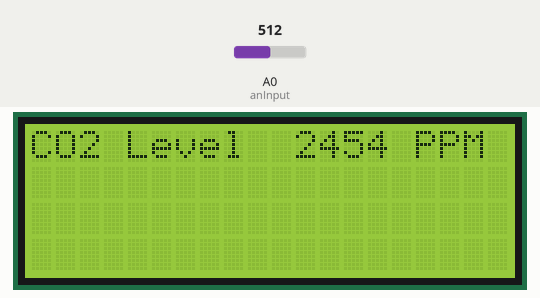
Bench run of a sketch on a simulated Arduino Uno, built with avr-gcc and run on an emulated ATmega328P. Shown: 20×4 character LCD. The test bench sets the inputs (shaded band); at power-on: A0 (anInput) = 512. What the sketch prints to the serial monitor is not drawn.

Above: at 2.6 s.
2.7 s: A0 (anInput) set to 716
At 5.1 s:
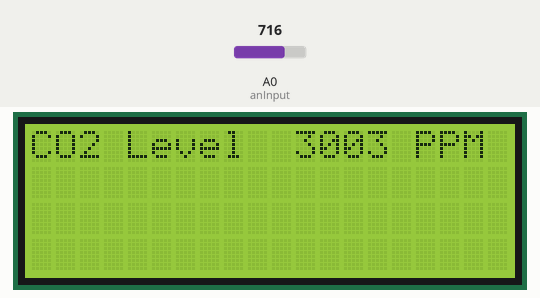
5.5 s: A0 (anInput) set to 202
At 6.8 s:
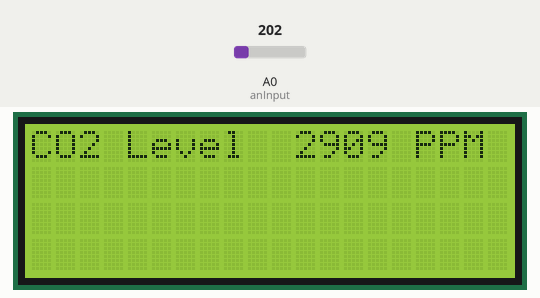
8.5 s: A0 (anInput) set to 179
At 11.3 s:
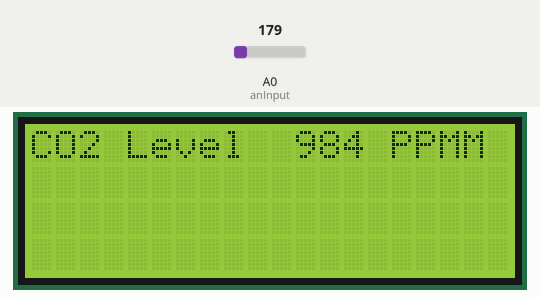
Timing chart, 0 to 12.8 s (numbered marks = the images above; inputs shaded):
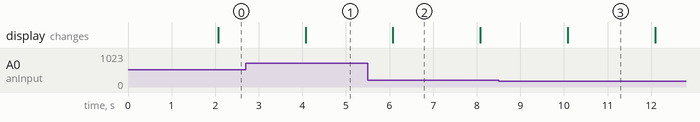

The sketch:

co2ppm_meter.ino
```cpp
#include <MQ135.h>

#include <OakOLED.h>

#include <Adafruit_SSD1306.h>

#include <Wire.h>

#include <SPI.h>

/*
 * Carbon Dioxide Parts Per Million Meter
 * CO2PPM
 *
 * learnelectronics
 * 26 MAR 2017
 *
 * www.youtube.com/c/learnelectronics
 * arduino0169@gmail.com
 */

/*
 * Atmospheric CO2 Level..............400ppm
 * Average indoor co2.............350-450ppm
 * Maxiumum acceptable co2...........1200ppm
 * Dangerous co2 levels.............>2000ppm
 */


//---------------------------------------------------------------------------------------------------------------
//                                                  LIBRARIES
//---------------------------------------------------------------------------------------------------------------
//#include <Wire.h>                             //I2C for OLED
//#include <Adafruit_GFX.h>                     //grafix library for OLED
//#include <Adafruit_SSD1306.h>                 //OLED Driver
#include <LiquidCrystal.h>
int backLight = 13;    // pin 13 will control the backlight

#include <SimpleDHT.h>
//---------------------------------------------------------------------------------------------------------------
//                                                   DEFINES
//---------------------------------------------------------------------------------------------------------------
#define anInput     A0                        //analog feed from MQ135
#define digTrigger   2                        //digital feed from MQ135
#define co2Zero     55                        //calibrated CO2 0 level
//#define led          13                        //led on pin 9
//#define OLED_RESET   4                        //OLED reset on lin 4
const int rs = 12, en = 11, d4 = 5, d5 = 4, d6 = 3, d7 = 2;
LiquidCrystal lcd(12, 11, 10, 5, 4, 3, 2);

//---------------------------------------------------------------------------------------------------------------
//                                                LIBRARY CALL
//---------------------------------------------------------------------------------------------------------------
//Adafruit_SSD1306 display(OLED_RESET);         //create instance of OLED called display


//---------------------------------------------------------------------------------------------------------------
//                                                  SETUP
//---------------------------------------------------------------------------------------------------------------
void setup() {

  pinMode(anInput,INPUT);                     //MQ135 analog feed set for input
  pinMode(digTrigger,INPUT);                  //MQ135 digital feed set for input
//  pinMode(led,OUTPUT);                        //led set for output
  Serial.begin(9600);                         //serial comms for debuging
  //display.begin(SSD1306_SWITCHCAPVCC, 0x3C);  //begin display @ hex addy 0x3C
  //display.display();                          //show buffer
  //display.clearDisplay();                     //clear buffer
  lcd.begin(20, 4);             // columns, rows.  use 16,2 for a 16x2 LCD, etc.
  lcd.clear();                  // start with a blank screen
}
//---------------------------------------------------------------------------------------------------------------
//                                               MAIN LOOP
//---------------------------------------------------------------------------------------------------------------
void loop() {

int co2now[10];                               //int array for co2 readings
int co2raw = 0;                               //int for raw value of co2
int co2comp = 0;                              //int for compensated co2
int co2ppm = 0;                               //int for calculated ppm
int zzz = 0;                                  //int for averaging
int grafX = 0;                                //int for x value of graph


  //display.clearDisplay();                     //clear display @ beginning of each loop

  for (int x = 0;x<10;x++){                   //samplpe co2 10x over 2 seconds
    co2now[x]=analogRead(A0);
    delay(200);
  }

for (int x = 0;x<10;x++){                     //add samples together
    zzz=zzz + co2now[x];

  }
  co2raw = zzz/10;                            //divide samples by 10
  co2comp = co2raw - co2Zero;                 //get compensated value
  co2ppm = map(co2comp,0,1023,400,5000);      //map value for atmospheric levels

//  display.setTextSize(2);                     //set text size
//  display.setTextColor(WHITE);                //set text color
  lcd.setCursor(0,0);                     //set cursor
  lcd.println("CO2 Level");               //print title
  Serial.print("CO2: ");                       //skip a line
  Serial.println(co2ppm);                       //skip a line

  lcd.print(co2ppm);                      //print co2 ppm
  lcd.print(" PPM");                      //print units
  grafX = map(co2ppm,0,1000,0,127);           //map value to screen width
  //lcd.fillRect(0, 52, grafX, 10, WHITE);  //print graph 400min 1000max
  lcd.display();
  }                          //show the buffer
  //if(co2ppm>900){                             //if co2 ppm > 1000
    //digitalWrite(led,HIGH);                   //turn on led

//  else{                                       //if not
  //  digitalWrite(led,LOW);                    //turn off led
//  }
```

Measured:
- the behaviour switches between 189 and 188 on A0 (anInput) (found by bisection; images 2 and 3)
- after the input at 2.7 s, the display: changes after 1.4 s (image 1)
- after the input at 5.5 s, the display: changes after 0.58 s (image 2)
- after the input at 8.5 s, the display: changes after 1.6 s (image 3)
- what the display in image 2 shows lasts 2.0 s, from 6.1 s to 8.1 s
